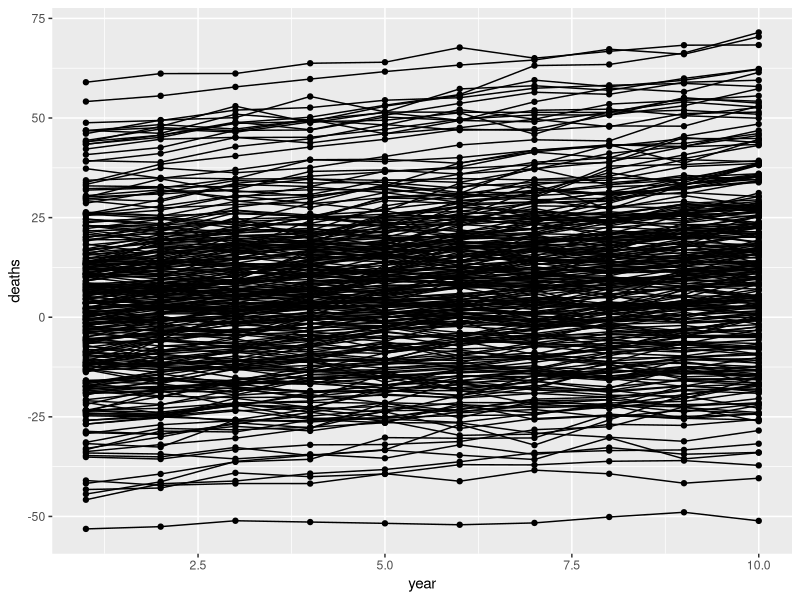
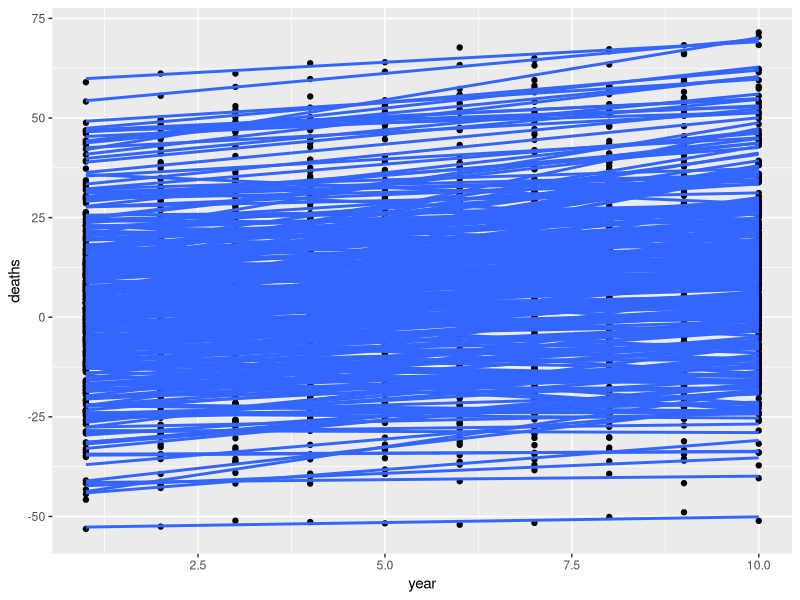
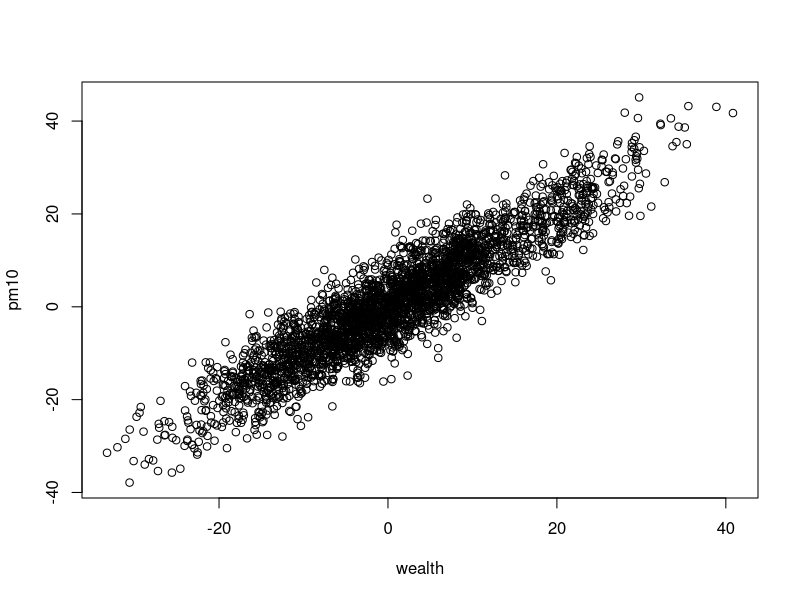

Here is the R script that generated these plots, in order: (Note: this script raises an error after producing the figures.)
## ---- chunk 1
library(dplyr)
nregion <- 300
region <- 1:300
wealth_int <- rnorm(nregion)
wealth_slope <- rnorm(nregion)
global_confounder <- rnorm(nregion, sd=10)
nyear <- 10

dat <- lapply(1:nregion, function(i)
  {
    tibble(
      region=i,
      year=1:nyear,
      # wealth goes up due to global confounder, year, random error
      wealth = global_confounder[i] + wealth_int[i] + year * wealth_slope[i] + rnorm(nyear),
      # PM10 only related to wealth and random error
      pm10 = wealth + rnorm(nyear, sd=5),
      # deaths go up due to global confounders, wealth, year and random term
      deaths = global_confounder[i] + wealth + rnorm(nyear) + year
    )
}) %>%
  bind_rows()
## ---- chunk 2
dat
## ---- chunk 3
library(ggplot2)
ggplot(dat, aes(x=year, y=deaths)) +
  geom_point(aes(group=as.factor(region))) +
  geom_line(aes(group=as.factor(region)))
## ---- chunk 4
ggplot(dat, aes(x=year, y=deaths)) +
  geom_point(aes(group=as.factor(region))) +
  geom_smooth(method="lm", aes(group=as.factor(region)), se=FALSE)
## ---- chunk 5
plot(pm10 ~ wealth, dat)
## ---- chunk 6
summary(lm(deaths ~ wealth, dat))
## ---- chunk 7
summary(lm(deaths ~ pm10, dat))
## ---- chunk 8
summary(lm(deaths ~ wealth + as.factor(region) + as.factor(year), dat)) %>%
  coefficients %>% as_tibble %>% slice(n=2)
## ---- chunk 9
summary(lm(deaths ~ pm10 + as.factor(region) + as.factor(year), dat)) %>%
  coefficients %>% as_tibble %>% slice(n=2)
## ---- chunk 10
summary(lm(deaths ~ pm10 + wealth, dat)) %>%
  coefficients %>% as_tibble %>% slice(n=2)
## ---- chunk 11
dat2 <- group_by(dat, region) %>%
  summarise(
    delta_deaths = deaths[nyear] - deaths[1],
    delta_wealth = wealth[nyear] - wealth[1],
    delta_pm10 = pm10[nyear] - pm10[1]
  )
dat2

## ---- chunk 12
summary(lm(delta_deaths ~ delta_wealth, dat2))
## ---- chunk 13
summary(lm(delta_deaths ~ delta_pm10, dat2))
